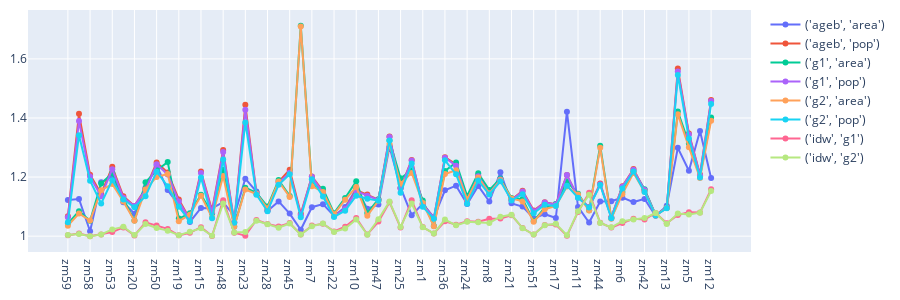
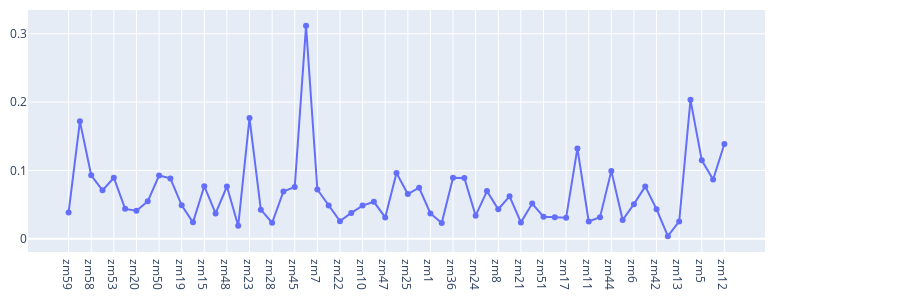

The cell these charts' notebook holds for them, in order:
### Code cell
# Visualization
sort_col = ud_helper.zms_sort_cols[0]
dila_coef = dila_coef.loc[zms.sort_values(sort_col).index]

# sort_col = dila_coef.columns[0]
# dila_coef=dila_coef.sort_values(sort_col)
# print(sort_col)

draw_scatter(dila_coef, height=300)
draw_scatter(dila_coef.std(axis=1).to_frame(), height=300, margin_r=135)

### Figure 1 — Plotly figure (JSON) as saved in the notebook; plotly's stock layout.template omitted (floating-point values rounded to 4 significant figures)
{"data": [{"mode": "lines+markers", "name": "('ageb', 'area')", "type": "scatter", "x": ["zm59", "zm16", "zm58", "zm26", "zm53", "zm52", "zm20", "zm32", "zm50", "zm35", "zm19", "zm46", "zm15", "zm54", "zm48", "zm29", "zm23", "zm57", "zm28", "zm18", "zm45", "zm9", "zm7", "zm56", "zm22", "zm55", "zm10", "zm33", "zm47", "zm14", "zm25", "zm38", "zm1", "zm27", "zm36", "zm30", "zm24", "zm41", "zm8", "zm34", "zm21", "zm49", "zm51", "zm37", "zm17", "zm39", "zm11", "zm2", "zm44", "zm43", "zm6", "zm4", "zm42", "zm31", "zm13", "zm40", "zm5", "zm3", "zm12"], "y": [1.123, 1.126, 1.016, 1.182, 1.202, 1.115, 1.076, 1.164, 1.239, 1.156, 1.105, 1.048, 1.095, 1.095, 1.115, 1.069, 1.195, 1.151, 1.085, 1.118, 1.076, 1.022, 1.098, 1.108, 1.068, 1.099, 1.161, 1.093, 1.107, 1.303, 1.164, 1.071, 1.109, 1.063, 1.155, 1.171, 1.109, 1.17, 1.117, 1.216, 1.111, 1.1, 1.06, 1.074, 1.062, 1.421, 1.099, 1.046, 1.117, 1.119, 1.13, 1.115, 1.126, 1.069, 1.103, 1.299, 1.221, 1.356, 1.197]}, {"mode": "lines+markers", "name": "('ageb', 'pop')", "type": "scatter", "x": ["zm59", "zm16", "zm58", "zm26", "zm53", "zm52", "zm20", "zm32", "zm50", "zm35", "zm19", "zm46", "zm15", "zm54", "zm48", "zm29", "zm23", "zm57", "zm28", "zm18", "zm45", "zm9", "zm7", "zm56", "zm22", "zm55", "zm10", "zm33", "zm47", "zm14", "zm25", "zm38", "zm1", "zm27", "zm36", "zm30", "zm24", "zm41", "zm8", "zm34", "zm21", "zm49", "zm51", "zm37", "zm17", "zm39", "zm11", "zm2", "zm44", "zm43", "zm6", "zm4", "zm42", "zm31", "zm13", "zm40", "zm5", "zm3", "zm12"], "y": [1.068, 1.414, 1.208, 1.143, 1.235, 1.135, 1.102, 1.16, 1.25, 1.215, 1.124, 1.057, 1.219, 1.087, 1.291, 1.046, 1.444, 1.147, 1.088, 1.184, 1.225, 1.076, 1.202, 1.152, 1.069, 1.092, 1.156, 1.141, 1.123, 1.338, 1.163, 1.258, 1.108, 1.06, 1.267, 1.243, 1.122, 1.205, 1.148, 1.193, 1.123, 1.154, 1.086, 1.114, 1.108, 1.207, 1.132, 1.099, 1.178, 1.064, 1.169, 1.227, 1.157, 1.071, 1.096, 1.567, 1.347, 1.209, 1.461]}, {"mode": "lines+markers", "name": "('g1', 'area')", "type": "scatter", "x": ["zm59", "zm16", "zm58", "zm26", "zm53", "zm52", "zm20", "zm32", "zm50", "zm35", "zm19", "zm46", "zm15", "zm54", "zm48", "zm29", "zm23", "zm57", "zm28", "zm18", "zm45", "zm9", "zm7", "zm56", "zm22", "zm55", "zm10", "zm33", "zm47", "zm14", "zm25", "zm38", "zm1", "zm27", "zm36", "zm30", "zm24", "zm41", "zm8", "zm34", "zm21", "zm49", "zm51", "zm37", "zm17", "zm39", "zm11", "zm2", "zm44", "zm43", "zm6", "zm4", "zm42", "zm31", "zm13", "zm40", "zm5", "zm3", "zm12"], "y": [1.043, 1.085, 1.052, 1.178, 1.213, 1.126, 1.053, 1.182, 1.222, 1.251, 1.06, 1.077, 1.14, 1.077, 1.225, 1.032, 1.164, 1.147, 1.1, 1.19, 1.136, 1.712, 1.176, 1.161, 1.078, 1.129, 1.186, 1.078, 1.125, 1.324, 1.196, 1.223, 1.121, 1.034, 1.22, 1.249, 1.136, 1.213, 1.156, 1.196, 1.129, 1.125, 1.051, 1.096, 1.108, 1.185, 1.144, 1.088, 1.306, 1.061, 1.149, 1.22, 1.159, 1.072, 1.097, 1.422, 1.313, 1.203, 1.402]}, {"mode": "lines+markers", "name": "('g1', 'pop')", "type": "scatter", "x": ["zm59", "zm16", "zm58", "zm26", "zm53", "zm52", "zm20", "zm32", "zm50", "zm35", "zm19", "zm46", "zm15", "zm54", "zm48", "zm29", "zm23", "zm57", "zm28", "zm18", "zm45", "zm9", "zm7", "zm56", "zm22", "zm55", "zm10", "zm33", "zm47", "zm14", "zm25", "zm38", "zm1", "zm27", "zm36", "zm30", "zm24", "zm41", "zm8", "zm34", "zm21", "zm49", "zm51", "zm37", "zm17", "zm39", "zm11", "zm2", "zm44", "zm43", "zm6", "zm4", "zm42", "zm31", "zm13", "zm40", "zm5", "zm3", "zm12"], "y": [1.064, 1.389, 1.202, 1.135, 1.227, 1.13, 1.102, 1.156, 1.243, 1.209, 1.117, 1.056, 1.214, 1.082, 1.285, 1.047, 1.428, 1.145, 1.089, 1.181, 1.214, 1.071, 1.201, 1.148, 1.068, 1.092, 1.152, 1.137, 1.122, 1.336, 1.161, 1.256, 1.107, 1.061, 1.265, 1.238, 1.121, 1.203, 1.145, 1.192, 1.122, 1.151, 1.084, 1.114, 1.107, 1.207, 1.131, 1.098, 1.176, 1.063, 1.167, 1.225, 1.156, 1.071, 1.096, 1.558, 1.344, 1.206, 1.458]}, {"mode": "lines+markers", "name": "('g2', 'area')", "type": "scatter", "x": ["zm59", "zm16", "zm58", "zm26", "zm53", "zm52", "zm20", "zm32", "zm50", "zm35", "zm19", "zm46", "zm15", "zm54", "zm48", "zm29", "zm23", "zm57", "zm28", "zm18", "zm45", "zm9", "zm7", "zm56", "zm22", "zm55", "zm10", "zm33", "zm47", "zm14", "zm25", "zm38", "zm1", "zm27", "zm36", "zm30", "zm24", "zm41", "zm8", "zm34", "zm21", "zm49", "zm51", "zm37", "zm17", "zm39", "zm11", "zm2", "zm44", "zm43", "zm6", "zm4", "zm42", "zm31", "zm13", "zm40", "zm5", "zm3", "zm12"], "y": [1.035, 1.077, 1.053, 1.156, 1.176, 1.117, 1.052, 1.158, 1.201, 1.211, 1.051, 1.073, 1.137, 1.063, 1.204, 1.032, 1.158, 1.142, 1.094, 1.185, 1.133, 1.71, 1.169, 1.15, 1.075, 1.123, 1.167, 1.069, 1.12, 1.312, 1.178, 1.214, 1.113, 1.034, 1.21, 1.223, 1.125, 1.199, 1.144, 1.19, 1.127, 1.118, 1.049, 1.091, 1.102, 1.168, 1.141, 1.087, 1.299, 1.059, 1.142, 1.214, 1.15, 1.07, 1.096, 1.413, 1.301, 1.197, 1.391]}, {"mode": "lines+markers", "name": "('g2', 'pop')", "type": "scatter", "x": ["zm59", "zm16", "zm58", "zm26", "zm53", "zm52", "zm20", "zm32", "zm50", "zm35", "zm19", "zm46", "zm15", "zm54", "zm48", "zm29", "zm23", "zm57", "zm28", "zm18", "zm45", "zm9", "zm7", "zm56", "zm22", "zm55", "zm10", "zm33", "zm47", "zm14", "zm25", "zm38", "zm1", "zm27", "zm36", "zm30", "zm24", "zm41", "zm8", "zm34", "zm21", "zm49", "zm51", "zm37", "zm17", "zm39", "zm11", "zm2", "zm44", "zm43", "zm6", "zm4", "zm42", "zm31", "zm13", "zm40", "zm5", "zm3", "zm12"], "y": [1.047, 1.342, 1.188, 1.111, 1.189, 1.124, 1.098, 1.135, 1.218, 1.169, 1.1, 1.051, 1.199, 1.061, 1.259, 1.045, 1.385, 1.14, 1.084, 1.174, 1.21, 1.064, 1.192, 1.134, 1.065, 1.086, 1.137, 1.127, 1.12, 1.324, 1.147, 1.246, 1.099, 1.059, 1.257, 1.21, 1.11, 1.188, 1.141, 1.185, 1.121, 1.142, 1.077, 1.106, 1.102, 1.171, 1.13, 1.097, 1.173, 1.061, 1.162, 1.219, 1.149, 1.07, 1.095, 1.546, 1.331, 1.198, 1.447]}, {"mode": "lines+markers", "name": "('idw', 'g1')", "type": "scatter", "x": ["zm59", "zm16", "zm58", "zm26", "zm53", "zm52", "zm20", "zm32", "zm50", "zm35", "zm19", "zm46", "zm15", "zm54", "zm48", "zm29", "zm23", "zm57", "zm28", "zm18", "zm45", "zm9", "zm7", "zm56", "zm22", "zm55", "zm10", "zm33", "zm47", "zm14", "zm25", "zm38", "zm1", "zm27", "zm36", "zm30", "zm24", "zm41", "zm8", "zm34", "zm21", "zm49", "zm51", "zm37", "zm17", "zm39", "zm11", "zm2", "zm44", "zm43", "zm6", "zm4", "zm42", "zm31", "zm13", "zm40", "zm5", "zm3", "zm12"], "y": [1.003, 1.009, 1.0, 1.006, 1.014, 1.03, 1.003, 1.047, 1.036, 1.025, 1.003, 1.011, 1.03, 1.001, 1.122, 1.012, 1.002, 1.055, 1.041, 1.033, 1.044, 1.006, 1.036, 1.042, 1.016, 1.032, 1.062, 1.006, 1.049, 1.115, 1.029, 1.121, 1.031, 1.009, 1.05, 1.038, 1.05, 1.049, 1.059, 1.059, 1.071, 1.027, 1.005, 1.038, 1.039, 1.001, 1.082, 1.147, 1.046, 1.029, 1.044, 1.059, 1.056, 1.078, 1.043, 1.072, 1.081, 1.08, 1.158]}, {"mode": "lines+markers", "name": "('idw', 'g2')", "type": "scatter", "x": ["zm59", "zm16", "zm58", "zm26", "zm53", "zm52", "zm20", "zm32", "zm50", "zm35", "zm19", "zm46", "zm15", "zm54", "zm48", "zm29", "zm23", "zm57", "zm28", "zm18", "zm45", "zm9", "zm7", "zm56", "zm22", "zm55", "zm10", "zm33", "zm47", "zm14", "zm25", "zm38", "zm1", "zm27", "zm36", "zm30", "zm24", "zm41", "zm8", "zm34", "zm21", "zm49", "zm51", "zm37", "zm17", "zm39", "zm11", "zm2", "zm44", "zm43", "zm6", "zm4", "zm42", "zm31", "zm13", "zm40", "zm5", "zm3", "zm12"], "y": [1.004, 1.007, 1.0, 1.006, 1.023, 1.032, 1.003, 1.041, 1.028, 1.019, 1.003, 1.015, 1.027, 1.001, 1.111, 1.013, 1.014, 1.052, 1.04, 1.028, 1.043, 1.005, 1.033, 1.043, 1.014, 1.026, 1.056, 1.005, 1.057, 1.117, 1.031, 1.11, 1.03, 1.009, 1.056, 1.037, 1.049, 1.047, 1.045, 1.066, 1.073, 1.027, 1.005, 1.037, 1.042, 1.003, 1.084, 1.14, 1.045, 1.03, 1.051, 1.057, 1.061, 1.078, 1.041, 1.077, 1.073, 1.08, 1.153]}], "layout": {"height": 300, "margin": {"b": 10, "l": 10, "r": 100, "t": 10}}}

### Figure 2 — Plotly figure (JSON) as saved in the notebook; plotly's stock layout.template omitted (floating-point values rounded to 4 significant figures)
{"data": [{"mode": "lines+markers", "name": "0", "type": "scatter", "x": ["zm59", "zm16", "zm58", "zm26", "zm53", "zm52", "zm20", "zm32", "zm50", "zm35", "zm19", "zm46", "zm15", "zm54", "zm48", "zm29", "zm23", "zm57", "zm28", "zm18", "zm45", "zm9", "zm7", "zm56", "zm22", "zm55", "zm10", "zm33", "zm47", "zm14", "zm25", "zm38", "zm1", "zm27", "zm36", "zm30", "zm24", "zm41", "zm8", "zm34", "zm21", "zm49", "zm51", "zm37", "zm17", "zm39", "zm11", "zm2", "zm44", "zm43", "zm6", "zm4", "zm42", "zm31", "zm13", "zm40", "zm5", "zm3", "zm12"], "y": [0.0385, 0.1719, 0.09291, 0.0709, 0.08937, 0.04379, 0.04113, 0.05489, 0.09254, 0.08837, 0.04892, 0.02409, 0.077, 0.03705, 0.07651, 0.01904, 0.1767, 0.04266, 0.02349, 0.06934, 0.07575, 0.3116, 0.07211, 0.04881, 0.02586, 0.03788, 0.04858, 0.05415, 0.03131, 0.09632, 0.06544, 0.07469, 0.03709, 0.02312, 0.08934, 0.08899, 0.03389, 0.06979, 0.04326, 0.06209, 0.02402, 0.05151, 0.03228, 0.0315, 0.03069, 0.1323, 0.02532, 0.03171, 0.09938, 0.02757, 0.05072, 0.0767, 0.04319, 0.003883, 0.02535, 0.2033, 0.1148, 0.08683, 0.1386]}], "layout": {"height": 300, "margin": {"b": 10, "l": 10, "r": 135, "t": 10}}}
